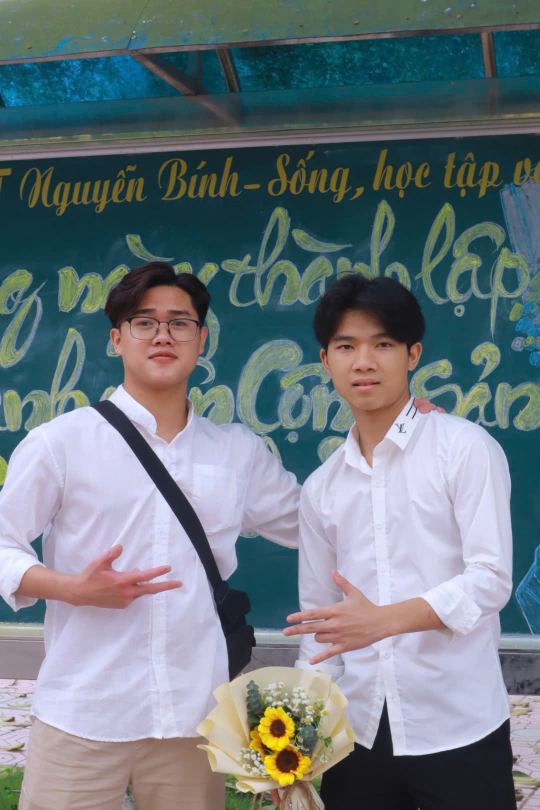
#> input picture image/anh1.jpg, 1080 x 1620 px (shown at 1/2 size)
$ python human_counting.py --video image/anh1.jpg --image image/anh2.jpg
#> lines starting #> are read from the running program, lines starting #| are printed output that depends on the picture; after the words box and inside, x2 and y2 are one past the last pixel; in counts of white or black regions, pixels touching at a corner belong together


import cv2
import imutils
import numpy as np
import argparse

def detect(frame):
    #bounding_box_cordinates, weights =  HOGCV.detectMultiScale(frame, winStride = (4, 4), padding = (8, 8), scale = 1.03)
    bounding_box_cordinates, weights = HOGCV.detectMultiScale(
        frame,
        winStride=(6, 6),
        padding=(12, 12),
        scale=1.04,
        hitThreshold=0,
        groupThreshold=2
    )


    person = 1
    for x,y,w,h in bounding_box_cordinates:
        cv2.rectangle(frame, (x,y), (x+w,y+h), (0,255,0), 2)
        cv2.putText(frame, f'person {person}', (x,y), cv2.FONT_HERSHEY_SIMPLEX, 0.5, (0,0,255), 1)
        person += 1

    cv2.putText(frame, 'Status : Detecting ', (40,40), cv2.FONT_HERSHEY_DUPLEX, 0.8, (255,0,0), 2)
    cv2.putText(frame, f'Total Persons : {person-1}', (40,70), cv2.FONT_HERSHEY_DUPLEX, 0.8, (255,0,0), 2)
    cv2.imshow('output', frame)

    return frame

def detectByPathVideo(path, writer):

    video = cv2.VideoCapture(path)
    check, frame = video.read()
    if check == False:
        print('Video Not Found. Please Enter a Valid Path (Full path of Video Should be Provided).')
        return

    print('Detecting people...')
    while video.isOpened():
        #check is True if reading was successful
        check, frame =  video.read()

        if check:
            frame = imutils.resize(frame , width=min(800,frame.shape[1]))
            frame = detect(frame)

            if writer is not None:
                writer.write(frame)

            key = cv2.waitKey(1)
            if key== ord('q'):
                break
        else:
            break
    video.release()
    cv2.destroyAllWindows()

def detectByCamera(writer):
    video = cv2.VideoCapture(0)
    print('Detecting people...')

    while True:
        check, frame = video.read()

        frame = detect(frame)
        if writer is not None:
            writer.write(frame)

        key = cv2.waitKey(1)
        if key == ord('q'):
                break

    video.release()
    cv2.destroyAllWindows()

def detectByPathImage(path, output_path):
    image = cv2.imread(path)

    image = imutils.resize(image, width = min(800, image.shape[1]))

    result_image = detect(image)

    if output_path is not None:
        cv2.imwrite(output_path, result_image)

    cv2.waitKey(0)
    cv2.destroyAllWindows()
def humanDetector(args):
    image_path = args["image"]
    video_path = args['video']
    if str(args["camera"]) == 'true' : camera = True
    else : camera = False

    writer = None
    output_path = args['output']
    if args['output'] is not None and image_path is None:
        writer = cv2.VideoWriter(args['output'],cv2.VideoWriter_fourcc(*'MJPG'), 10, (600,600))

    if camera:
        print('[INFO] Opening Web Cam.')
        #detectByCamera(ouput_path,writer)
        detectByCamera(writer)

    elif video_path is not None:
        print('[INFO] Opening Video from path.')
        detectByPathVideo(video_path, writer)
#> in detectByPathVideo, frame is the input picture: shape (1620, 1080, 3); mean B, G, R 126.9, 120.8, 109.5
#> in detectByPathVideo, `frame = imutils.resize(frame , width=min(800,frame.shape[1]))`:
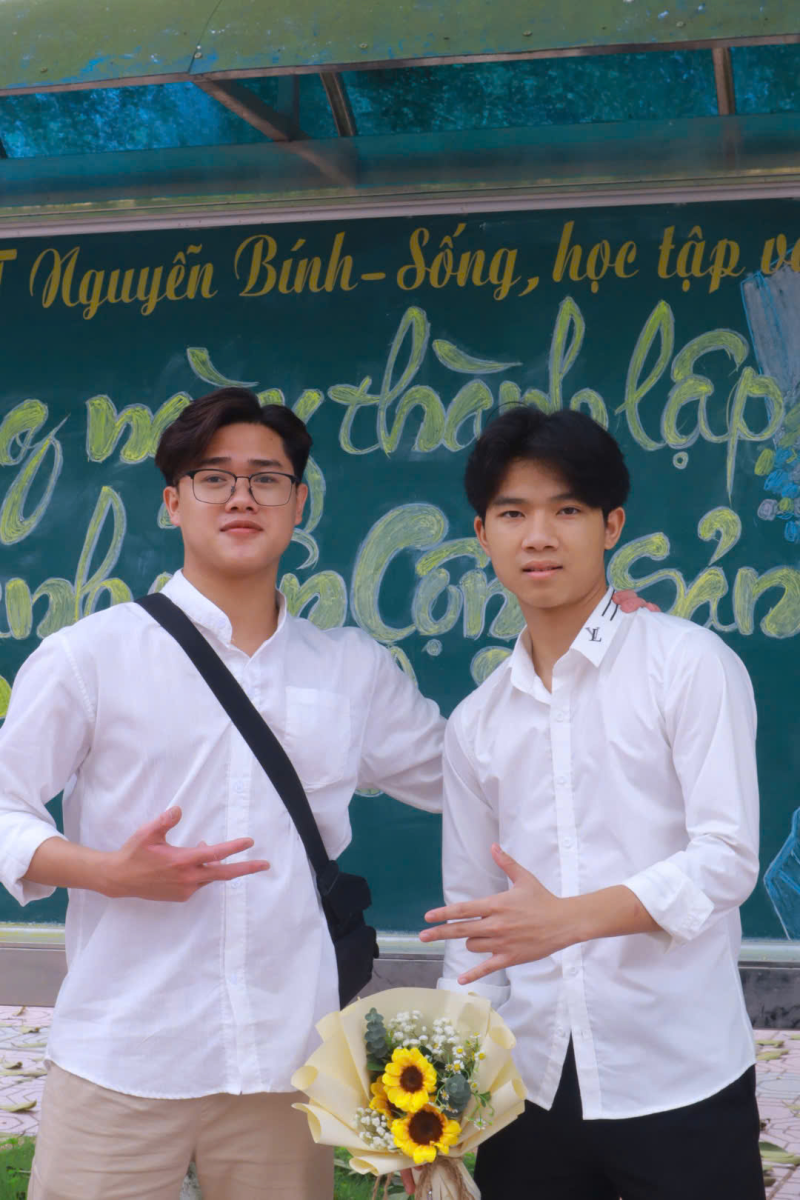
#> frame: shape (1200, 800, 3); mean B, G, R 126.9, 120.8, 109.5
#> in detect, `bounding_box_cordinates, weights = HOGCV.detectMultiScale( frame, winS..`: bounding_box_cordinates = 16 rows, first 6: [530, 203, 88, 175], [79, 465, 66, 132], [299, 21, 69, 138], [526, 273, 81, 162], [341, 993, 70, 140], [329, 503, 78, 156]; weights = [0.73, 0.508, 0.329, 0.814, 0.313, 0.514, 0.83, 0.0679, 0.201, 0.706, 1.22, 0.915, 0.73, 0.369, 0.134, 0.877]
#> the loop in detect, `for x,y,w,h in bounding_box_cordinates:` made 16 passes
#> (x, y, w, h) on passes 1 to 12: (530, 203, 88, 175), (79, 465, 66, 132), (299, 21, 69, 138), (526, 273, 81, 162), (341, 993, 70, 140), (329, 503, 78, 156), (0, 372, 84, 191), (547, 997, 77, 154), (60, 458, 90, 179), (129, 374, 89, 178), (677, 465, 97, 193), (606, 280, 99, 197)
#> after the loop in detect, `for x,y,w,h in bounding_box_cordinates:`:
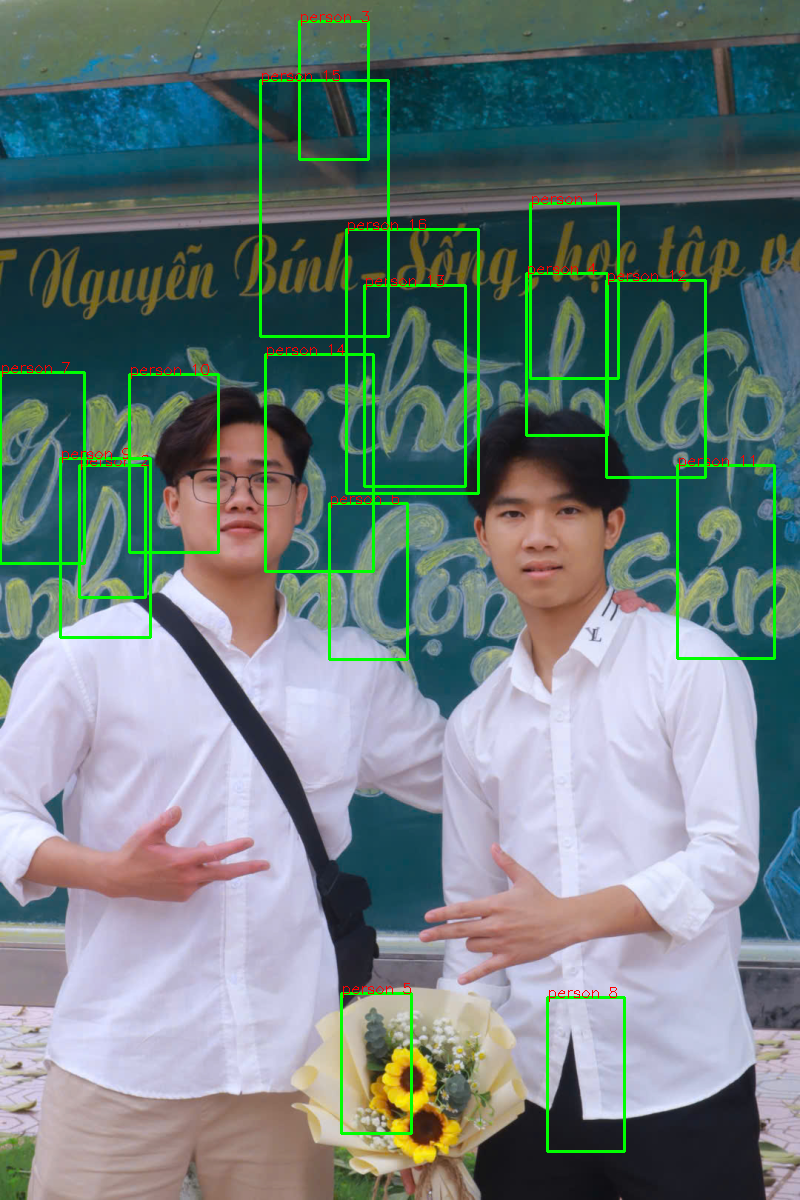
#> frame: shape (1200, 800, 3); 2.83% of pixels changed, all inside (x1, y1, x2, y2) = (0, 11, 776, 1153)
#> after the loop in detect, `for x,y,w,h in bounding_box_cordinates:`: person = 17
#> in detect, `cv2.putText(frame, f'Total Persons : {person-1}', (40,70), cv2.FONT_HE..`:
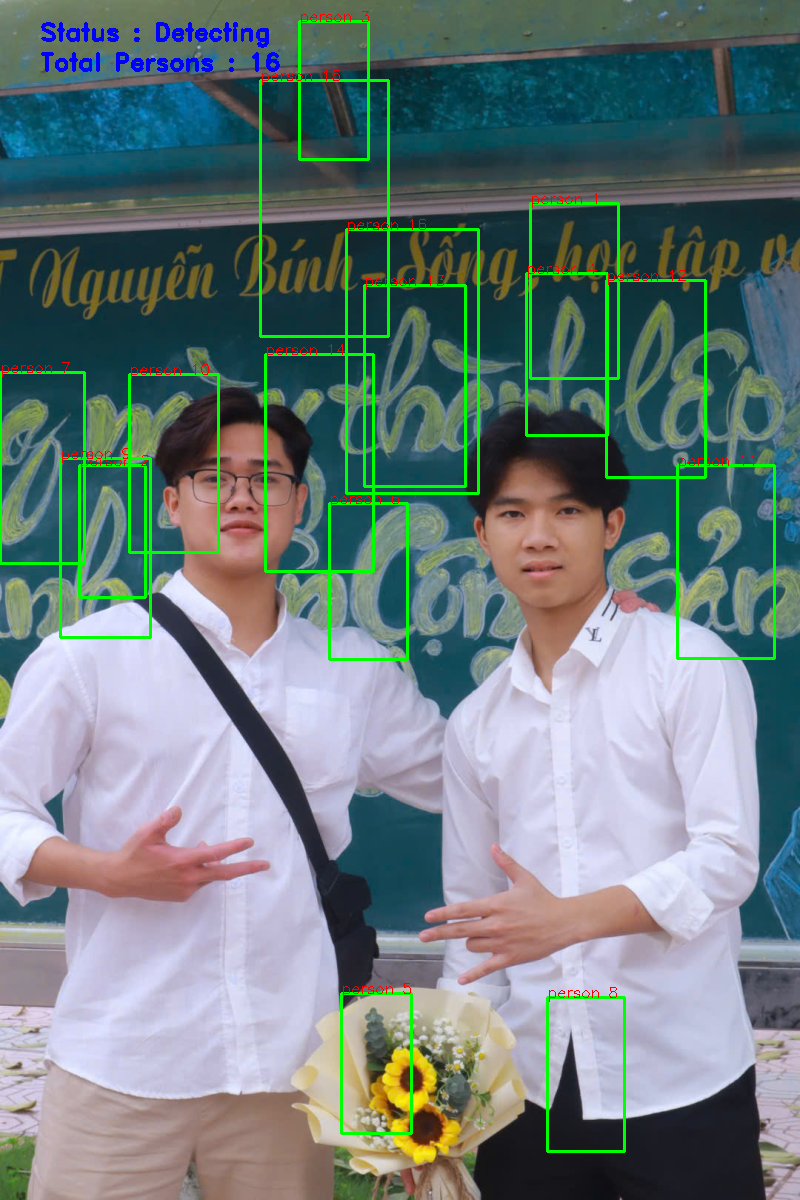
#> frame: shape (1200, 800, 3); mean B, G, R 124.8, 124.4, 107.9
#> (key q is pressed here)
    elif image_path is not None:
        print('[INFO] Opening Image from path.')
        detectByPathImage(image_path, args['output'])

def argsParser():
    arg_parse = argparse.ArgumentParser()
    arg_parse.add_argument("-v", "--video", default=None, help="path to Video File ")
    arg_parse.add_argument("-i", "--image", default=None, help="path to Image File ")
    arg_parse.add_argument("-c", "--camera", default=False, help="Set true if you want to use the camera.")
    arg_parse.add_argument("-o", "--output", type=str, help="path to optional output video file")
    args = vars(arg_parse.parse_args())

    return args

if __name__ == "__main__":
    HOGCV = cv2.HOGDescriptor()
    HOGCV.setSVMDetector(cv2.HOGDescriptor_getDefaultPeopleDetector())

    args = argsParser()
    humanDetector(args)


# [150 lines of commented-out code are left out]
